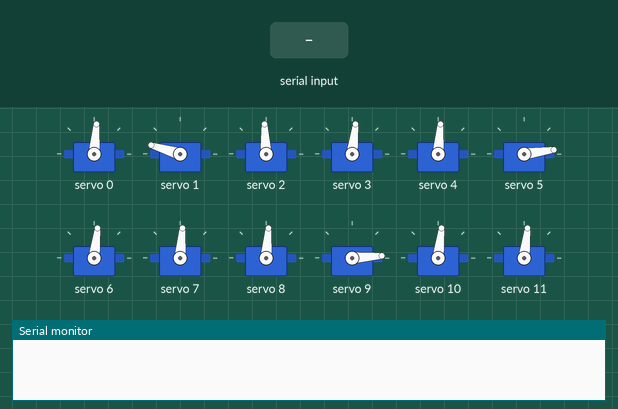
Bench run of a sketch on a simulated Arduino Uno, built with avr-gcc and run on an emulated ATmega328P. Parts: 12 × servo, the last lines printed to the serial monitor. The test bench sets the inputs (shaded band).

Above: at 4.3 s.
4.4 s: "1\n" received over Serial
At 5.6 s:
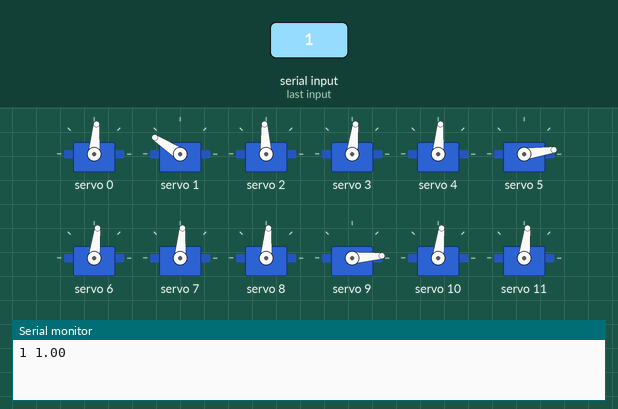
6.0 s: "90/45\n" received over Serial
At 7.2 s:
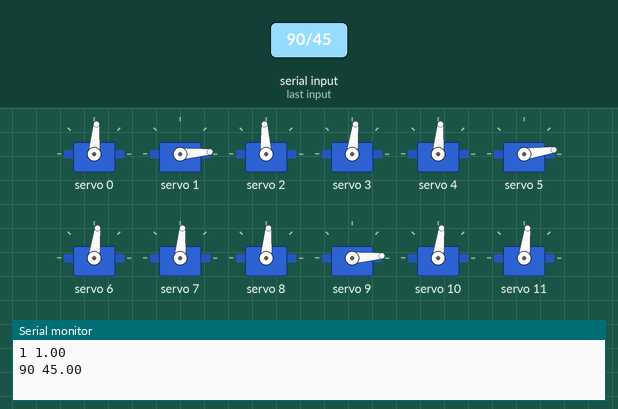
7.5 s: "7\n" received over Serial
At 8.0 s:
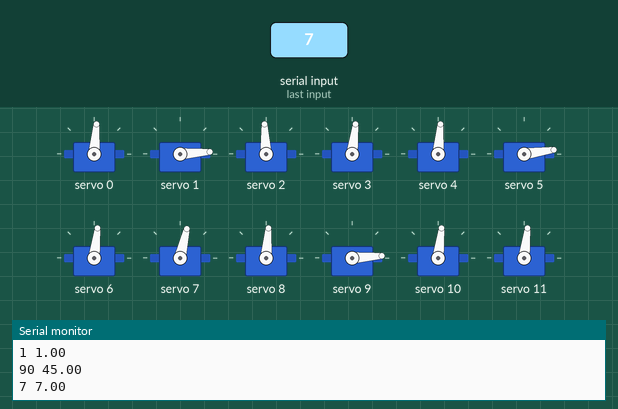
9.1 s: "30/150\n" received over Serial
At 10.2 s:
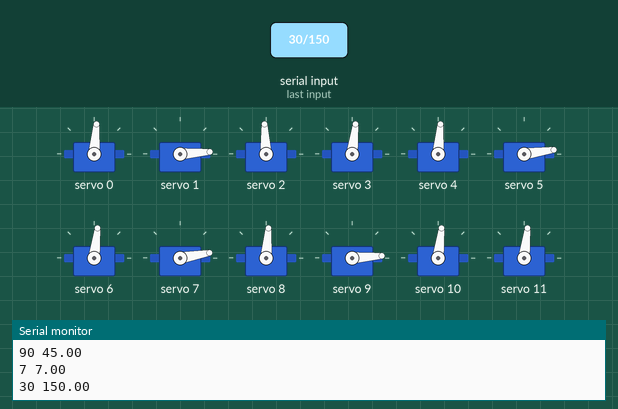
10.7 s: "11\n" received over Serial
At 11.5 s:
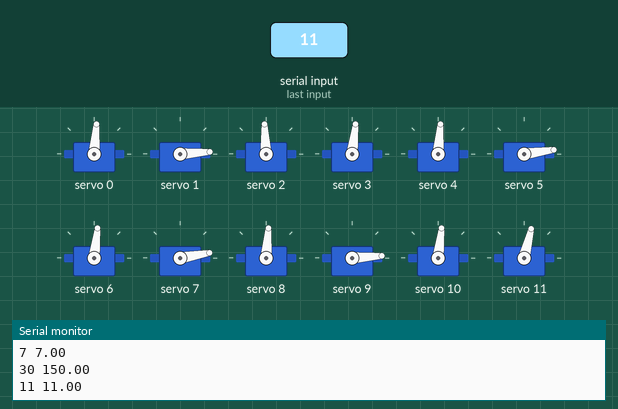
12.3 s: "2\n" received over Serial
At 12.8 s:
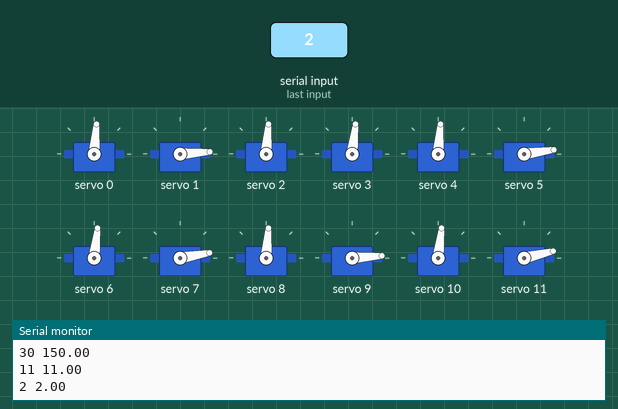
Timing chart, 0 to 14.9 s (numbered marks = the images above; inputs shaded):
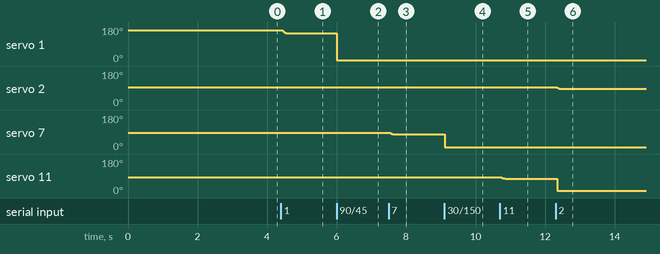

Measured:
- after the input at 4.4 s, servo 1: 163° → 147° after 0.05 s
- after the input at 6.0 s, servo 1: 147° → 4° at once
- after the input at 7.5 s, servo 7: 85° → 77° after 0.05 s
- after the input at 9.1 s, servo 7: 77° → 10° at once
- after the input at 10.7 s, servo 11: 83° → 76° after 0.06 s
- after the input at 12.3 s, servo 2: 93° → 85° after 0.05 s; servo 11: 76° → 13° after 0.05 s

The sketch:

Set_initial_motors_angle.ino
```cpp
#include <Adafruit_PWMServoDriver.h>                             //Include the PWM Driver library

Adafruit_PWMServoDriver Spider = Adafruit_PWMServoDriver(0x40);    //Create an object of board 1


double NormalMotorPosition[16] = {90, 178, 100, 88,   // front right leg {-, ankle, knee, hip}
                                  90, 5,   88,  90,   // front left leg {-, ankle, knee, hip}
                                  90, 0,   88,  88,   // rear right leg {-, ankle, knee, hip}
                                  90, 178, 88,  92};  // rear left leg {-, ankle, knee, hip}

double CurrentMotorPosition[16] = {90, 178, 100, 88,   // front right leg {-, ankle, knee, hip}
                                   90, 5,   88,  90,   // front left leg {-, ankle, knee, hip}
                                   90, 0,   88,  88,   // rear right leg {-, ankle, knee, hip}
                                   90, 178, 88,  92};  // rear left leg {-, ankle, knee, hip}

double FinalMotorPosition[16] = {90, 178, 100, 88,   // front right leg {-, ankle, knee, hip}
                                 90, 5,   88,  90,   // front left leg {-, ankle, knee, hip}
                                 90, 0,   88,  88,   // rear right leg {-, ankle, knee, hip}
                                 90, 178, 88,  92};  // rear left leg {-, ankle, knee, hip}
double Position[12] = {16.5, 0, 0,
                       16.5, 0, 0,
                       16.5, 0, 0,
                       16.5, 0, 0};
double P[12] = {0, 0, 0,
                0, 0, 0,
                0, 0, 0,
                0, 0, 0};

double a1 = 3, a2 = 5.5, a3 = 8;
double v=8.5, w=9.5, d=6.374, beta=atan(v/w);
double xc=0, yc=0, zc=0;
double a=2, b=3;

void setup()
{
  Serial.begin(9600);
  Spider.begin();
  Spider.setOscillatorFrequency(27000000);    //Set the PWM oscillator frequency, used for fine calibration
  Spider.setPWMFreq(50);          //Set the servo operating frequency 50Hz
  delay(1000);
  setMotors(FinalMotorPosition);
  delay(2000);

}

void loop()
{

  String str="";
  if(Serial.available()){
    str=Serial.readStringUntil('\n');

    String data1 = str.substring(0, str.indexOf('/'));
    int x = data1.toInt();
    str.remove(0, str.indexOf('/')+1);
    String data2 = str.substring(0, str.indexOf('/'));
    float y = data2.toFloat();

    Serial.print(x);
    Serial.print(" ");
    Serial.println(y);

    FinalMotorPosition[x] = y;
    setMotors(FinalMotorPosition);
  }


}


void setMotors(double FinalMotorPosition[]){
  for(int t=0; t<=10; t++){

    for(int i=0; i<16; i++){
      int angle = CurrentMotorPosition[i] + t*(FinalMotorPosition[i] - CurrentMotorPosition[i])/100;
      int PWM_value = map(angle, 0, 180, 120, 460); // pulse lenght 120 for 0 degree and 460 for 180 degree
      Spider.setPWM(i, 0, PWM_value);
    }

  }
  for(int i=0; i<16; i++){
    CurrentMotorPosition[i] = FinalMotorPosition[i];
  }
}
```

Inversekinematics.ino
```cpp
void setAngle(double q, int n){
  double Q = q*(180/3.14);
  if(n==1||n==2||n==7||n==11||n==13||n==14)
    Q=NormalMotorPosition[n]-Q;
  else
    Q=NormalMotorPosition[n]+Q;
  if(Q>180)
    Q=Q-180;
  FinalMotorPosition[n]=Q;
}


void invKin(double px, double py, double pz, int l){
  double R1=sqrt(px*px+py*py)-a1;
  double R2=sqrt(R1*R1+pz*pz);
  double q1=atan(py/px);
  double q2=atan(pz/R1)+acos((a2*a2+R2*R2-a3*a3)/(2*a2*R2));
  double q3=acos((R2*R2-a2*a2-a3*a3)/(2*a2*a3));
  setAngle(q3,4*l+1);
  setAngle(q2,4*l+2);
  setAngle(q1,4*l+3);
}
```
